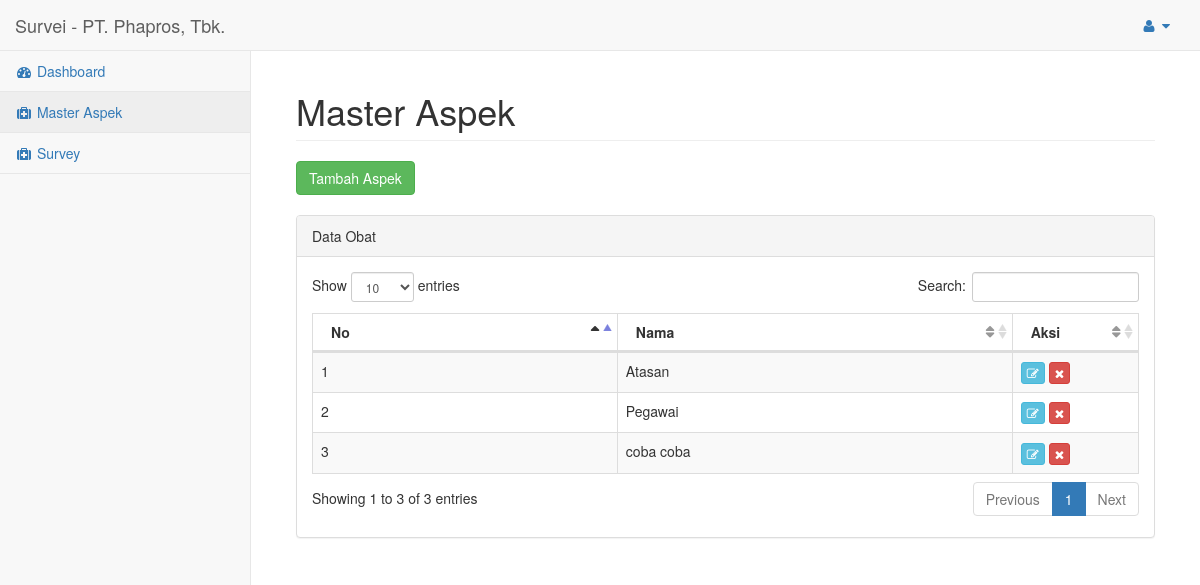
/index.php?page=aspek (signed in), run on the app's committed database.
### tables this page shows
CREATE TABLE IF NOT EXISTS `m_aspek` (
  `id_aspek` int(50) NOT NULL AUTO_INCREMENT,
  `nama_aspek` varchar(100) NOT NULL,
  PRIMARY KEY (`id_aspek`)
);

### modul/mod_aspek/aspek.php (the view, shortened to what this page needs)
<?php
function grid() {
    include "config/koneksi.php";
    $val = null;
    $val.='
    <div class="row">
        <div class="col-lg-12">
            <h1 class="page-header">Master Aspek</h1>
            <a href="index.php?page='.$_GET['page'].'&act=tambah" class="btn btn-success">Tambah Aspek</a>
            <br><br>
        </div>
    </div>
    <div class="row">
        <div class="col-lg-12">
            <div class="panel panel-default">
                <div class="panel-heading">
                    Data Obat
                </div>
                <div class="panel-body">
                    <table width="100%" class="table table-striped table-bordered table-hover" id="dataTables-example">
                        <thead>
                            <tr>
                                <th>No</th>
                                <th>Nama</th>
                                <th style="width:15%">Aksi</th>
                            </tr>
                        </thead>
                        <tbody>';
                            $i = 1;
                            $q = mysqli_query($DBcon, "SELECT * FROM m_aspek");
                            while ($dq = $q->fetch_assoc()) {
                              $val.='<tr>
                              <td>'.$i.'</td>
                              <td>'.$dq['nama_aspek'].'</td>
                              <td>
                                <a href="?page='.$_GET['page'].'&act=edit&id='.$dq['id_aspek'].'" title="Edit" class="btn btn-info btn-xs"><i class="fa fa-edit"></i></a>
                                <a href="?page='.$_GET['page'].'&act=delete&id='.$dq['id_aspek'].'" title="Delete" class="btn btn-danger btn-xs" ><i onclick="return confirm(\'Anda Yakin Akan Menghapus\')" class="fa fa-times"></i></a>
                            </tr>';
                            $i++;
                        }
                        $val.='</tbody>
                    </table>
                </div>
            </div>
        </div>
    </div>';
    return $val;
}
    if(!@$_GET['act']) {
        echo grid();
    } elseif ($_GET['act'] == 'tambah') {
        echo add();
    } elseif ($_GET['act'] == 'edit') {
        echo edit();
    } elseif ($_GET['act'] == 'delete') {
        echo delete();
    }
    ?>

### data on the page
m_aspek: nama_aspek "Atasan"
m_aspek: nama_aspek "Pegawai"
m_aspek: nama_aspek "coba coba"
